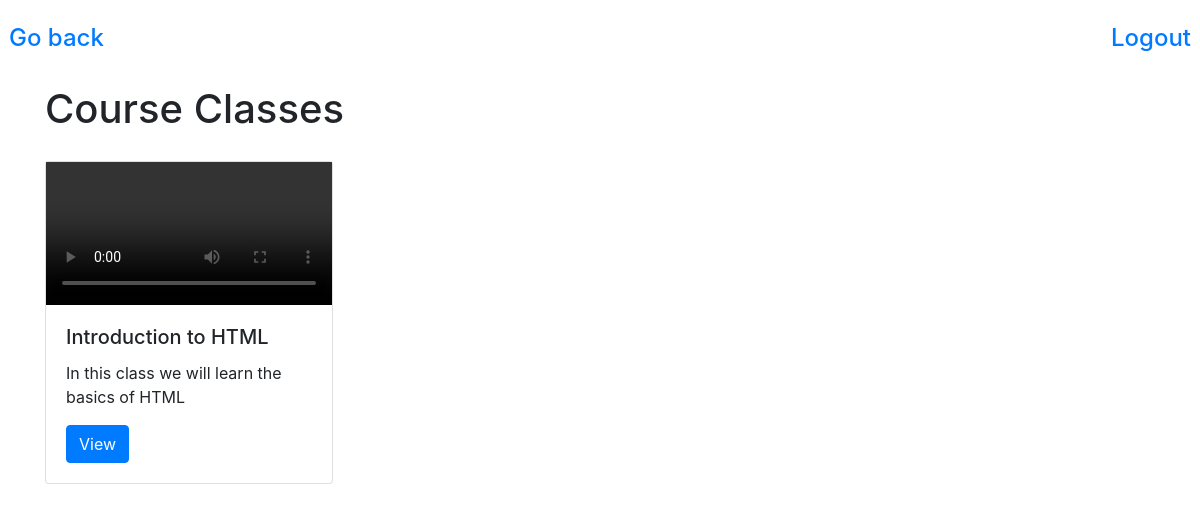
/course_detail/1 (signed in), run on the app's committed database.
### courses/models.py (models this page shows, shortened)
class Classes(models.Model):
    name = models.CharField(max_length=100)
    description = models.TextField()
    classes = models.FileField(upload_to="classes")
    course = models.ForeignKey(Courses, on_delete=models.DO_NOTHING)

### courses/views.py (the view)
# urls.py: path("course_detail/<int:id>", views.course_detail, name="course_detail"),
@login_required(login_url='login')
def course_detail(request, id):
    id_course = Courses.objects.get(id=id)
    classes = Classes.objects.filter(course=id_course)
    return render(request, "courses/course_detail.html", {"classes": classes})

### courses/templates/courses/course_detail.html (shortened to what this page needs)
<!DOCTYPE html>
<html lang="en">
  <head>
    <link
      rel="stylesheet"
      href="https://cdn.jsdelivr.net/npm/bootstrap@4.6.0/dist/css/bootstrap.min.css"
    />
    <div class="row gy-4 pt-4">
      <h4 class="col-lg-6 text-left pl-4">
        <a href="{% url 'courses' %}">Go back</a>
      </h4>
      <h4 class="col-lg-6 text-right pr-4">
        <a href="{% url 'logout' %}">Logout</a>
      </h4>
    </div>
  </head>
  <body>
    <div class="container">
      <br />
      <h1>Course Classes</h1>
      <div class="row">
        {% for i in classes %}
        <div style="margin-top: 20px" class="col-md">
          <div class="card" style="width: 18rem">
            <video controls>
              <source src="{{i.classes.url}}" type="video/mp4" />
            </video>
            <div class="card-body">
              <h5 class="card-title">{{i.name}}</h5>
              <p class="card-text">{{i.description}}</p>
              <a href="{% url 'class' i.id %}" class="btn btn-primary">View</a>
            </div>
          </div>
        </div>
        {% endfor %}
      </div>
    </div>
  </body>
</html>

### data on the page
Classes: name "Introduction to HTML", description "In this class we will learn the basics of HTML"
